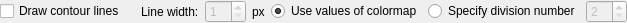
<?xml version="1.0" encoding="UTF-8"?>
<ui version="4.0">
 <class>ContourSettingEditWidget</class>
 <widget class="QWidget" name="ContourSettingEditWidget">
  <property name="geometry">
   <rect>
    <x>0</x>
    <y>0</y>
    <width>594</width>
    <height>20</height>
   </rect>
  </property>
  <property name="windowTitle">
   <string>Form</string>
  </property>
  <layout class="QHBoxLayout" name="horizontalLayout">
   <property name="leftMargin">
    <number>0</number>
   </property>
   <property name="topMargin">
    <number>0</number>
   </property>
   <property name="rightMargin">
    <number>0</number>
   </property>
   <property name="bottomMargin">
    <number>0</number>
   </property>
   <item>
    <widget class="QCheckBox" name="contoursCheckBox">
     <property name="text">
      <string>Draw contour lines</string>
     </property>
    </widget>
   </item>
   <item>
    <spacer name="horizontalSpacer">
     <property name="orientation">
      <enum>Qt::Horizontal</enum>
     </property>
     <property name="sizeType">
      <enum>QSizePolicy::Fixed</enum>
     </property>
     <property name="sizeHint" stdset="0">
      <size>
       <width>10</width>
       <height>20</height>
      </size>
     </property>
    </spacer>
   </item>
   <item>
    <widget class="QLabel" name="widthLabel">
     <property name="text">
      <string>Line width:</string>
     </property>
    </widget>
   </item>
   <item>
    <widget class="QSpinBox" name="widthSpinBox">
     <property name="enabled">
      <bool>false</bool>
     </property>
     <property name="minimum">
      <number>1</number>
     </property>
    </widget>
   </item>
   <item>
    <widget class="QLabel" name="widthUnitLabel">
     <property name="text">
      <string>px</string>
     </property>
    </widget>
   </item>
   <item>
    <widget class="QRadioButton" name="useColorMapRadioButton">
     <property name="text">
      <string>Use values of colormap</string>
     </property>
     <property name="checked">
      <bool>true</bool>
     </property>
    </widget>
   </item>
   <item>
    <widget class="QRadioButton" name="numberOfValuesRadioButton">
     <property name="text">
      <string>Specify division number</string>
     </property>
    </widget>
   </item>
   <item>
    <widget class="QSpinBox" name="numberOfValuesSpinBox">
     <property name="enabled">
      <bool>false</bool>
     </property>
     <property name="minimum">
      <number>2</number>
     </property>
    </widget>
   </item>
  </layout>
 </widget>
 <resources/>
 <connections>
  <connection>
   <sender>contoursCheckBox</sender>
   <signal>toggled(bool)</signal>
   <receiver>widthSpinBox</receiver>
   <slot>setEnabled(bool)</slot>
   <hints>
    <hint type="sourcelabel">
     <x>77</x>
     <y>17</y>
    </hint>
    <hint type="destinationlabel">
     <x>215</x>
     <y>12</y>
    </hint>
   </hints>
  </connection>
  <connection>
   <sender>numberOfValuesRadioButton</sender>
   <signal>toggled(bool)</signal>
   <receiver>numberOfValuesSpinBox</receiver>
   <slot>setEnabled(bool)</slot>
   <hints>
    <hint type="sourcelabel">
     <x>515</x>
     <y>18</y>
    </hint>
    <hint type="destinationlabel">
     <x>591</x>
     <y>19</y>
    </hint>
   </hints>
  </connection>
 </connections>
</ui>
